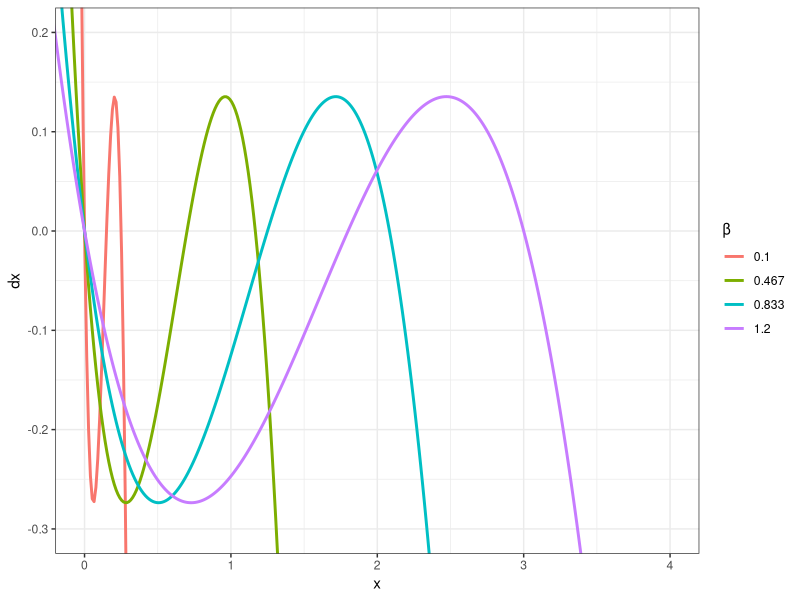
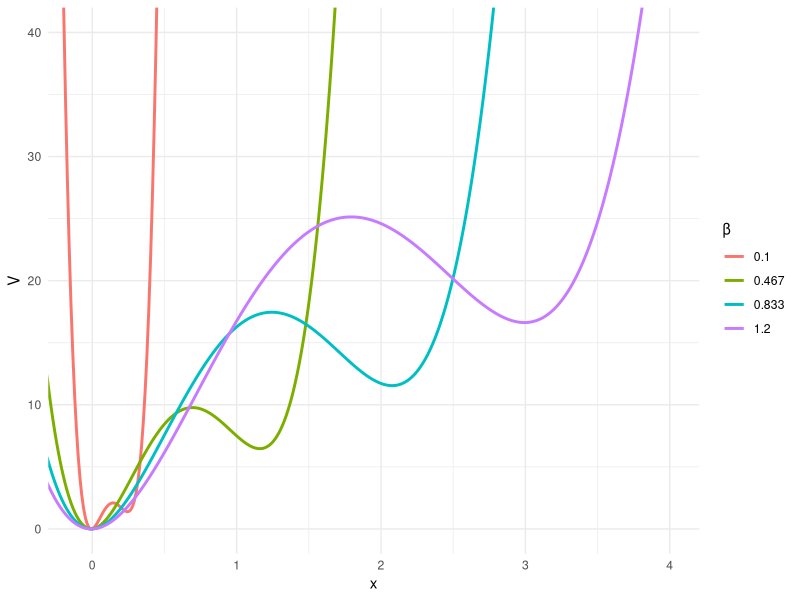

The R script that drew these images, in order:
## ---- chunk 1
library(tidyverse)
dx <- function(x,  β = .3, r = 1, A = 1.5, C = 2.5){
  x * (r/β) * (x / (β*A)-1)*(1 - x / (β*C))
}
x <- seq(-1,4, length.out = 400)
β <- seq(0.1, 1.2, length.out = 4)
df <- map_dfr(β, 
               function(β) 
                 data.frame(x = x, 
                            dx = dx(x, β=β), 
                            V = -cumsum(dx(x, β=β)),
                            β=β))%>%
  mutate(β=as.factor(round(β, digits=3)))

ggplot(df, aes(x,dx, color = β)) + geom_line(lwd=1) + 
  coord_cartesian(ylim = c(-0.3, .2), xlim = c(0,4)) + 
  theme_bw()
## ---- chunk 2
#df %>% filter(β == β[[1]]) %>% ggplot(df, aes(x,V, color = β)) + geom_line() + cood

## Shift potential well up to be strictly positive, since constant of integration is 
## arbitrary; all that matters is relative height within a given potential.
df %>% group_by(β) %>% 
  summarize(minV = min(V)) %>% 
  inner_join(df) %>% 
  mutate(V = V - minV) -> df

df %>%
ggplot(aes(x,V, color = β)) + geom_line(lwd=1) +
  theme_minimal() + 
  coord_cartesian(ylim = c(0, 40), xlim=c(-.1, 4))
